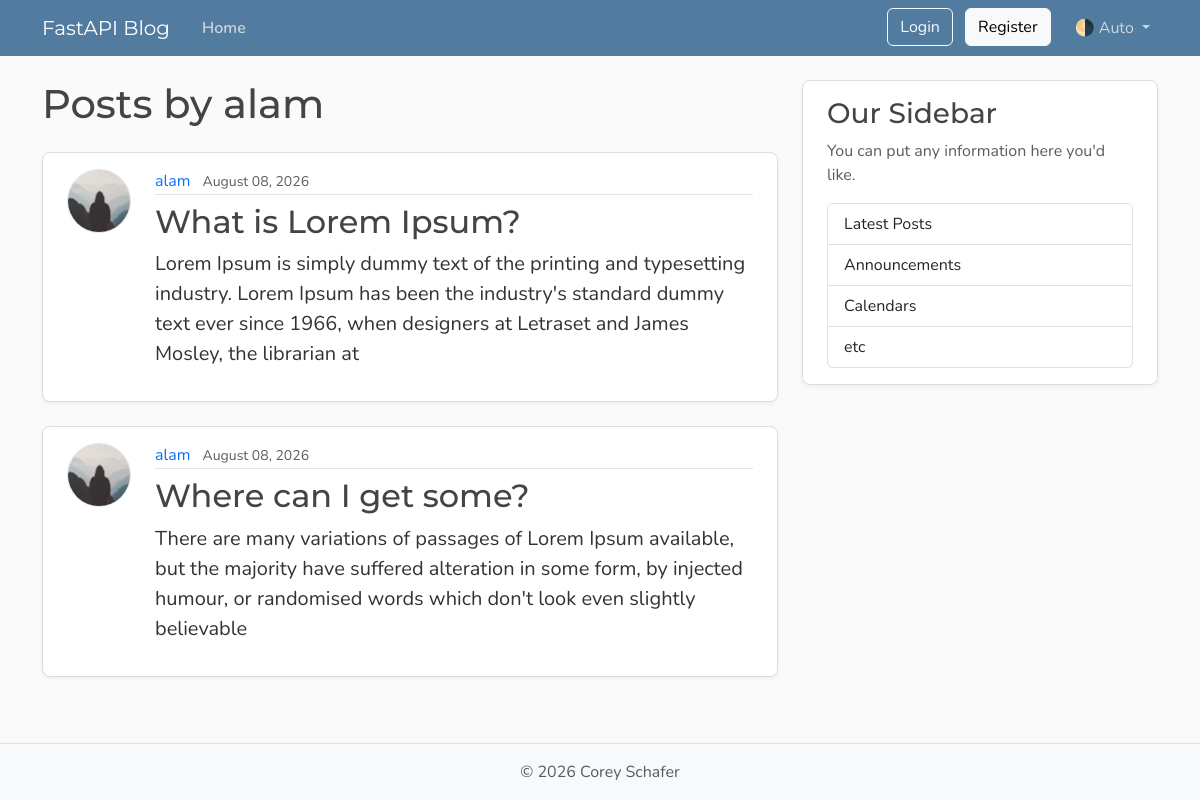
Before: /users/1/posts with the older database file.
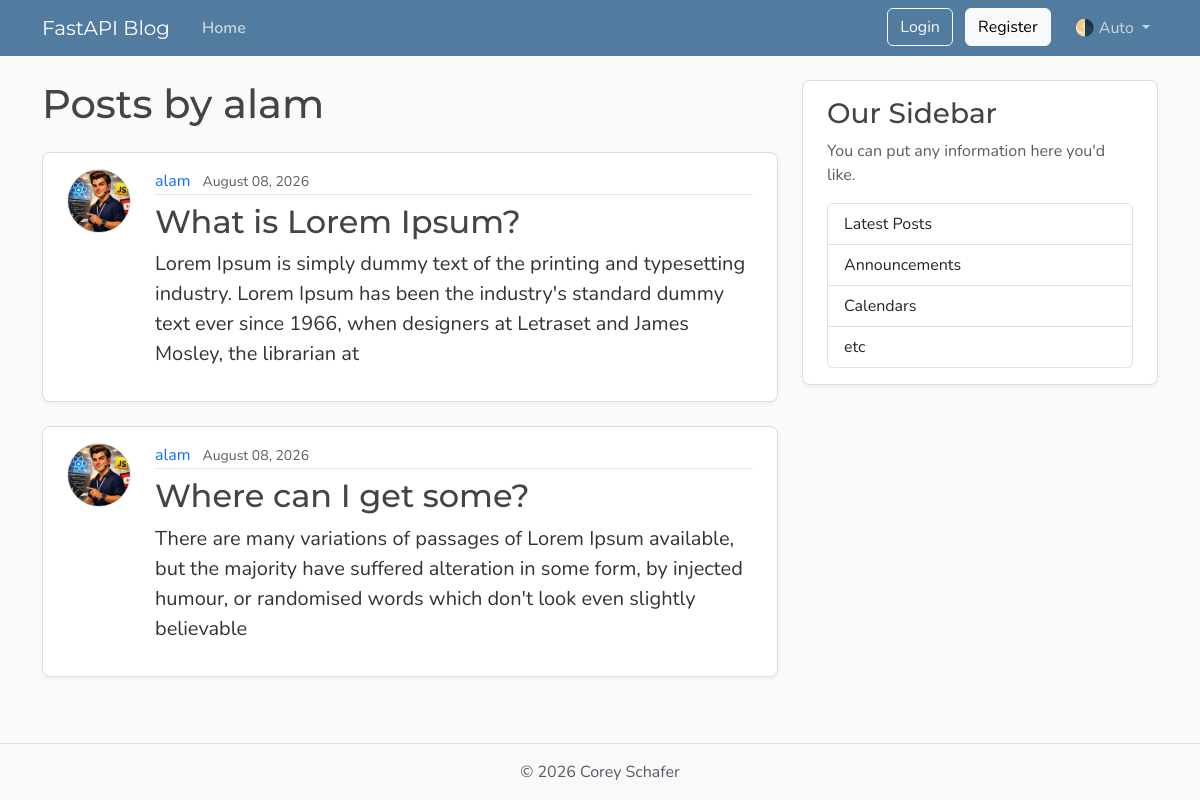
After: the same page with the newer database file.
### database/models.py (models this page shows, shortened)
class User(Base):
    __tablename__ = "users"
    id: Mapped[int] = mapped_column(Integer, primary_key=True, index=True)
    username: Mapped[str] = mapped_column(String(50), unique=True, nullable=False)
    email: Mapped[str] = mapped_column(String(120), unique=True, nullable=False)
    password_hash: Mapped[str] = mapped_column(String(200), nullable=False)
    image_file: Mapped[str | None] = mapped_column(
        String(200),
        nullable=True,
        default=None,
    )
    posts: Mapped[list[Post]] = relationship(back_populates="author", cascade="all, delete-orphan")

class Post(Base):
    __tablename__ = "posts"
    id: Mapped[int] = mapped_column(Integer, primary_key=True, index=True)
    title: Mapped[str] = mapped_column(String(100), nullable=False)
    content: Mapped[str] = mapped_column(Text, nullable=False)
    user_id: Mapped[int] = mapped_column(
        ForeignKey("users.id"),
        nullable=False,
        index=True,
    )
    date_posted: Mapped[datetime] = mapped_column(
        DateTime(timezone=True),
        default=lambda: datetime.now(UTC),
    )
    author: Mapped[User] = relationship(back_populates="posts")

### main.py (the view)
@app.get("/users/{user_id}/posts", include_in_schema=False, name="users_posts")
async def users_post_page(request: Request, user_id: int, db: Annotated[AsyncSession, Depends(get_db)]):
    result = await db.execute(Select(models.User).where(models.User.id == user_id))
    user = result.scalar_one_or_none()
    if not user:
        raise HTTPException(
            status_code=status.HTTP_404_NOT_FOUND,
            detail="User not found"
        )
    result = await db.execute(
        Select(models.Post)
        .options(selectinload(models.Post.author))
        .where(models.Post.user_id == user_id)
    )
    posts = result.scalars().all()
    return templates.TemplateResponse(
        request,
        "user_posts.html",
        {"posts": posts, "user": user, "title": f"{user.username}'s Posts"}
    )

### templates/user_posts.html
{% extends "layout.html" %}
{% block content %}
  <h1 class="mb-4">Posts by {{ user.username }}</h1>
  {% for post in posts %}
    <article class="content-section py-3 px-4 mb-4">
      <div class="d-flex align-items-start gap-4">
        <img class="rounded-circle article-img flex-shrink-0"
             src="{{ post.author.image_path }}"
             alt="{{ post.author.username }}'s profile picture"
             width="64"
             height="64"
             loading="lazy">
        <div class="flex-grow-1">
          <div class="article-metadata mb-2">
            <a class="me-2"
               href="{{ url_for('users_posts', user_id=post.author.id) }}">{{ post.author.username }}</a>
            <small class="text-body-secondary">{{ post.date_posted.strftime("%B %d, %Y") }}</small>
          </div>
          <h2>
            <a class="article-title"
               href="{{ url_for('post_detail', post_id=post.id) }}">{{ post.title }}</a>
          </h2>
          <p class="article-content">{{ post.content }}</p>
        </div>
      </div>
    </article>
  {% else %}
    <p class="text-body-secondary">No posts by this user yet.</p>
  {% endfor %}
{% endblock content %}

### templates/layout.html (shortened to what this page needs)
<!doctype html>
<html lang="en">
<head>
  <link href="https://cdn.jsdelivr.net/npm/bootstrap@5.3.8/dist/css/bootstrap.min.css" rel="stylesheet"
 />
  <link rel="stylesheet" type="text/css" href="{{ url_for('static', path='css/main.css') }}" />
</head>
<body class="d-flex flex-column min-vh-100">
  <header class="site-header">
    <nav class="navbar navbar-expand-md bg-steel fixed-top" data-bs-theme="dark">
      <div class="container">
        <a class="navbar-brand me-4" href="{{url_for('home')}}">FastAPI Blog</a>
        <div class="collapse navbar-collapse" id="navbarToggle">
          <div class="navbar-nav me-auto">
            <a class="nav-link active" aria-current="page" href="{{url_for('home')}}">Home</a>
          </div>
          <div class="navbar-nav">
            <div id="loggedOutNav">
              <a class="btn btn-outline-light mb-2 mb-md-0 me-md-2" href="{{ url_for('login')}}">Login</a>
              <a class="btn btn-light mb-2 mb-md-0 me-md-3" href="{{ url_for('register')}}">Register</a>
            </div>
            <div class="nav-item dropdown">
              <a class="nav-link dropdown-toggle" href="#" role="button" id="bd-theme" data-bs-toggle="dropdown"
                aria-expanded="false">
                <span id="bd-theme-text">🌗 Auto</span>
              </a>
            </div>
          </div>
        </div>
      </div>
    </nav>
  </header>
  <main role="main" class="container">
    <div class="row">
      <div class="col-md-8">{% block content %} {% endblock content %}</div>
      <aside class="col-md-4">
        <div class="content-section py-3 px-4 mb-4">
          <h3>Our Sidebar</h3>
          <p class="text-body-secondary">
            You can put any information here you'd like.
          </p>
          <ul class="list-group">
            <li class="list-group-item">Latest Posts</li>
            <li class="list-group-item">Announcements</li>
            <li class="list-group-item">Calendars</li>
            <li class="list-group-item">etc</li>
          </ul>
        </div>
      </aside>
    </div>
  </main>
  <footer class="mt-auto py-3 bg-body-tertiary border-top">
    <div class="container text-center">
      <p class="text-body-secondary mb-0">
        © <span id="year"></span> Corey Schafer
      </p>
    </div>
  </footer>
</body>
</html>

### static/css/main.css (style rules this page uses)
:root { --font-heading: "Montserrat", system-ui, -apple-system, BlinkMacSystemFont, sans-serif; --font-body: "Nunito", system-ui, -apple-system, BlinkMacSystemFont, sans-serif; --color-bg-body: #fafafa; --color-bg-content: #ffffff; --color-text-primary: #333333; --color-text-heading: #444444; --color-steel: #527c9f; --color-nav-link: #cbd5db; --color-nav-link-hover: #ffffff; --color-link-hover: #428bca; --color-border: #dddddd; --color-border-light: #e3e3e3; --spacing-xl: 5rem; --article-img-size: 4rem; --account-img-size: 7.813rem; }
body { font-family: var(--font-body); background: var(--color-bg-body); color: var(--color-text-primary); }
main { padding-top: var(--spacing-xl); }
h1, h2, h3, h4, h5, h6 { font-family: var(--font-heading); color: var(--color-text-heading); }
.navbar-brand { font-family: var(--font-heading); }
a { text-decoration: none; }
.bg-steel { background-color: var(--color-steel); }
.site-header .navbar-nav .nav-link { color: var(--color-nav-link); transition: color 0.2s ease-in-out; }
.site-header .navbar-nav .nav-link.active { font-weight: 600; }
.content-section { background: var(--color-bg-content); border: 1px solid var(--color-border); border-radius: 0.5rem; box-shadow: 0 2px 4px rgba(15, 23, 42, 0.05); transition: box-shadow 0.15s ease, transform 0.15s ease, border-color 0.15s ease; }
.article-title { color: var(--color-text-heading); transition: color 0.2s ease-in-out; }
.article-content { white-space: pre-line; font-size: 1.25rem; }
.article-img { height: var(--article-img-size); width: var(--article-img-size); flex-shrink: 0; object-fit: cover; border: 1px solid var(--color-border-light); box-shadow: 0 0 0 2px var(--color-bg-content); }
.article-metadata { padding-bottom: 0.063rem; border-bottom: 1px solid var(--color-border-light); }
.article-metadata a { transition: color 0.2s ease-in-out; }
[data-bs-theme="dark"] { --color-bg-body: #1a1a1a; --color-bg-content: #2d2d2d; --color-text-primary: #e0e0e0; --color-text-heading: #f0f0f0; --color-border: #404040; --color-border-light: #4a4a4a; }

Changed rows visible on the page:
changed through a linked row, Post "What is Lorem Ipsum?": author.image_path: picture added in place of a placeholder
changed through a linked row, Post "Where can I get some?": author.image_path: picture added in place of a placeholder
